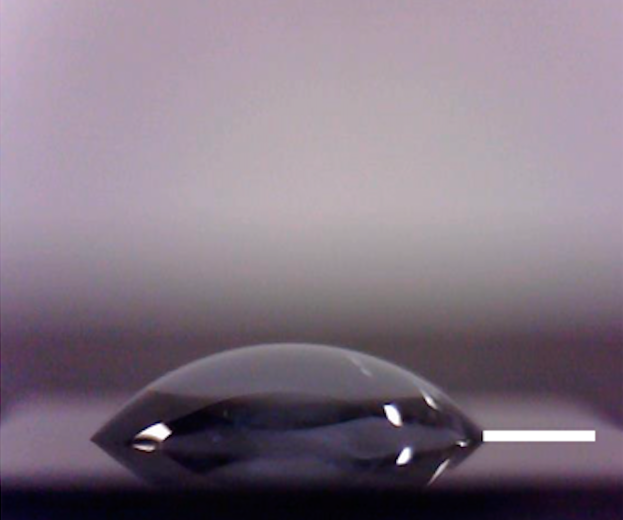
#> input picture img1.png, 1246 x 1040 px (shown at 1/2 size)
$ python -i pendent_test.py   (imports and definitions only)   (older library calls are emulated)
#> lines starting #> are read from the running program, lines starting #| are printed output that depends on the picture; after the words box and inside, x2 and y2 are one past the last pixel; in counts of white or black regions, pixels touching at a corner belong together
#> further down, picture is the input picture: shape (1040, 1246, 3); mean B, G, R 131.5, 118.1, 131.4
import sys
import cv2
import numpy as np
from PyQt5.QtWidgets import (
    QApplication, QWidget, QVBoxLayout, QPushButton,
    QLabel, QFileDialog, QHBoxLayout, QSizePolicy, QMessageBox
)
from PyQt5.QtGui import QPixmap, QImage
from PyQt5.QtCore import Qt


# ============================ Image Processing Utilities ============================

def detect_drop_contour(bgr):
    """Detect pendant drop contour, baseline (needle row), and ROI top."""
    gray = cv2.cvtColor(bgr, cv2.COLOR_BGR2GRAY)
    gray = cv2.bilateralFilter(gray, 7, 75, 75)

    sobel_y = cv2.Sobel(gray, cv2.CV_64F, 0, 1, ksize=3)
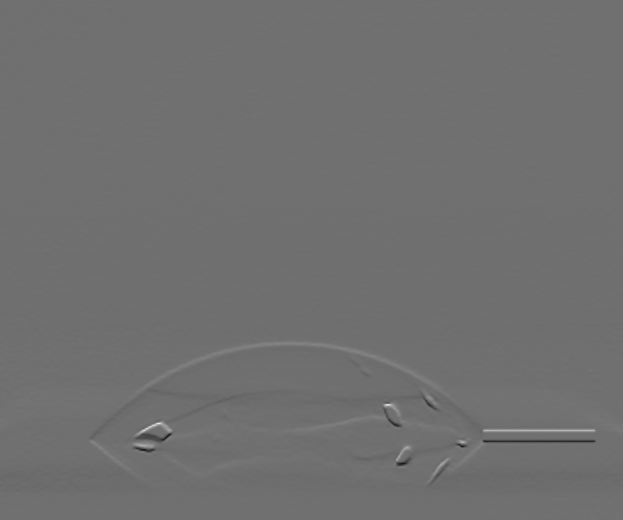
#> sobel_y: shape (1040, 1246) float64 (shown at 1/2 size); min -410, max 520, mean -1.2; drawn with min black and max white
    edge_strength = np.mean(np.abs(sobel_y), axis=1)
#> edge_strength = 1040 values, max 55.5 at index 882, min 0 at index 0, mean 4.05
    needle_row = int(np.argmax(edge_strength[:gray.shape[0] // 3]))
#> needle_row = 159

    roi_top = max(needle_row + 5, 0)
#> roi_top = 164
    roi = gray[roi_top:, :]
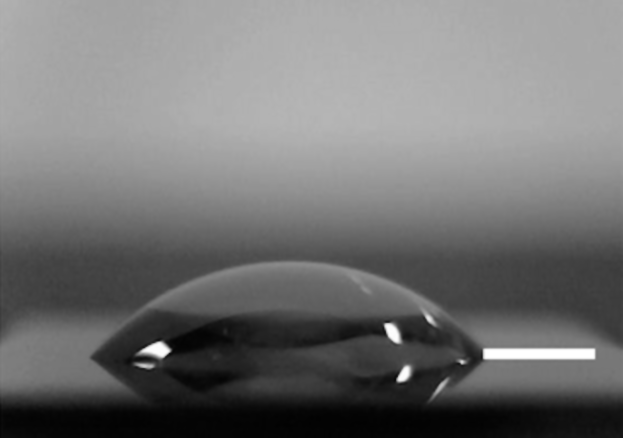
#> roi: shape (876, 1246) (shown at 1/2 size); min 1, max 255, mean 115.4

    otsu_val, _ = cv2.threshold(roi, 0, 255, cv2.THRESH_BINARY + cv2.THRESH_OTSU)
#> otsu_val = 106
    low = max(5, int(0.5 * otsu_val))
#> low = 53
    high = max(10, int(1.5 * otsu_val))
#> high = 159

    edges = cv2.Canny(roi, low, high)
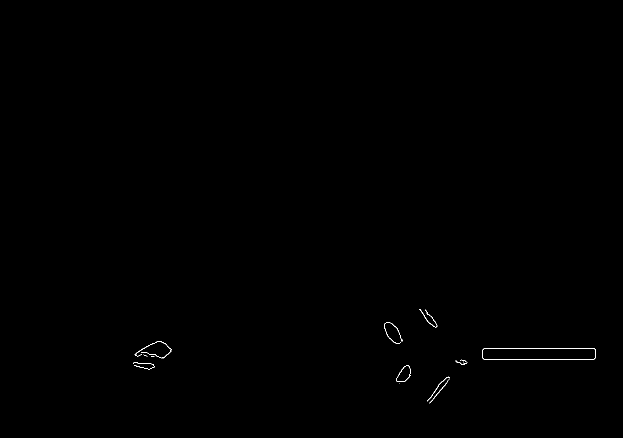
#> edges: shape (876, 1246) (shown at 1/2 size); 0.13% white in thin lines or dots, all inside (x1, y1, x2, y2) = (266, 618, 1191, 807)
    edges = cv2.dilate(edges, np.ones((3, 3), np.uint8), iterations=1)
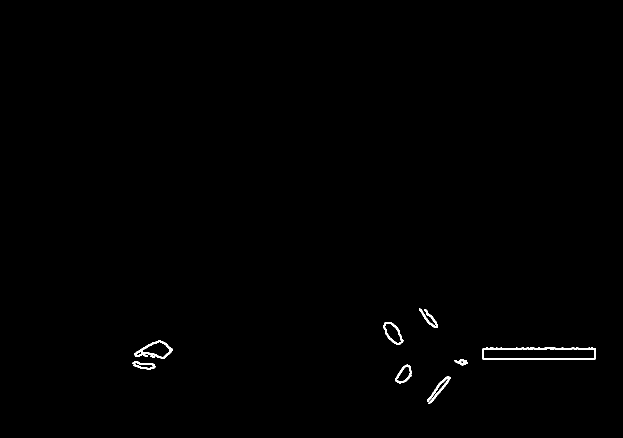
#> edges: shape (876, 1246) (shown at 1/2 size); 0.42% white; 9 white regions
    edges = cv2.GaussianBlur(edges, (3, 3), 0)

    contours, _ = cv2.findContours(edges, cv2.RETR_EXTERNAL, cv2.CHAIN_APPROX_SIMPLE)
#> contours = 8 contours; box (x1, y1, x2, y2) and area: (963, 694, 1193, 721) 5836, (267, 680, 346, 719) 1880, (766, 643, 808, 690) 1229, (853, 751, 902, 809) 894, (790, 728, 824, 769) 886, (837, 616, 877, 657) 676, (264, 722, 312, 741) 572, (908, 717, 937, 732) 262
    if not contours:
        return None, needle_row, roi_top

    h, w = roi.shape[:2]
#> h = 876; w = 1246
    baseline_y = int(0.95 * h)
#> baseline_y = 832

    best, best_score = None, -1
    for c in contours:
        area = cv2.contourArea(c)
        if area < 200:
            continue
        ys = c[:, 0, 1]
        xs = c[:, 0, 0]
        frac_above = np.mean(ys < baseline_y)
        per = cv2.arcLength(c, True)
        circ = 4 * np.pi * area / (per * per + 1e-6)
        score = area * circ * frac_above
        if score > best_score:
            best, best_score = c, score
#> this loop made 8 passes
#> (area, per, circ, score, best_score) on passes 1, 2, 5: (893.5, 163.7, 0.419, 374.3, 374.3), (885.5, 123.2, 0.734, 649.7, 649.7), (5835.5, 514.7, 0.277, 1615.5, 1615.5)
#> (area, per, circ, score) on passes 3, 4, 6, 7, 8: (572, 117.1, 0.524, 299.8), (261.5, 77.7, 0.544, 142.3), (1880.5, 205.2, 0.561, 1055), (1229, 145.9, 0.726, 891.9), (676.5, 150.3, 0.376, 254.7)
#> after the loop, best = contour of 59 points, box (x1, y1, x2, y2) (963, 694, 1193, 721), area 5836; best_score = 1615.5

    if best is not None:
        best[:, 0, 1] += roi_top
    return best, needle_row, roi_top


# [39 lines left out: functions measure_drop_diameters, calculate_surface_tension, not called in this run]


# ============================ PyQt5 GUI ============================

class PendantDropAnalyzer(QWidget):
    # [129 lines left out: functions __init__, load_image, run_analysis, display_image, resizeEvent, not called in this run]


# ================================== Main ==================================

# [10 lines not run here, left out]

>>> import cv2
>>> picture = cv2.imread('../img1.png')
>>> result = detect_drop_contour(picture)
#> result = 3 items, first 3: contour of 59 points, box (x1, y1, x2, y2) (963, 858, 1193, 885), area 5836, 159, 164

$ run again, on img2.png
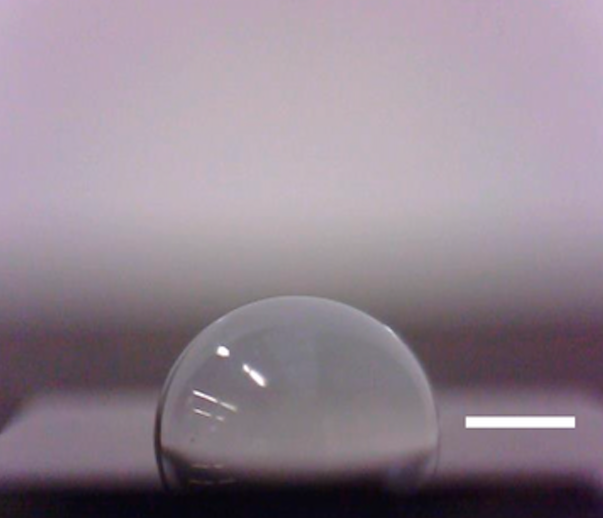
#> input picture img2.png, 1206 x 1036 px (shown at 1/2 size)
#> picture is the input picture: shape (1036, 1206, 3); mean B, G, R 143.8, 132.1, 145.6
#> edge_strength = 1036 values, max 39.93 at index 855, min 0 at index 0, mean 3.36
#> needle_row = 323
#> roi_top = 328
#> in detect_drop_contour, `roi = gray[roi_top:, :]`:
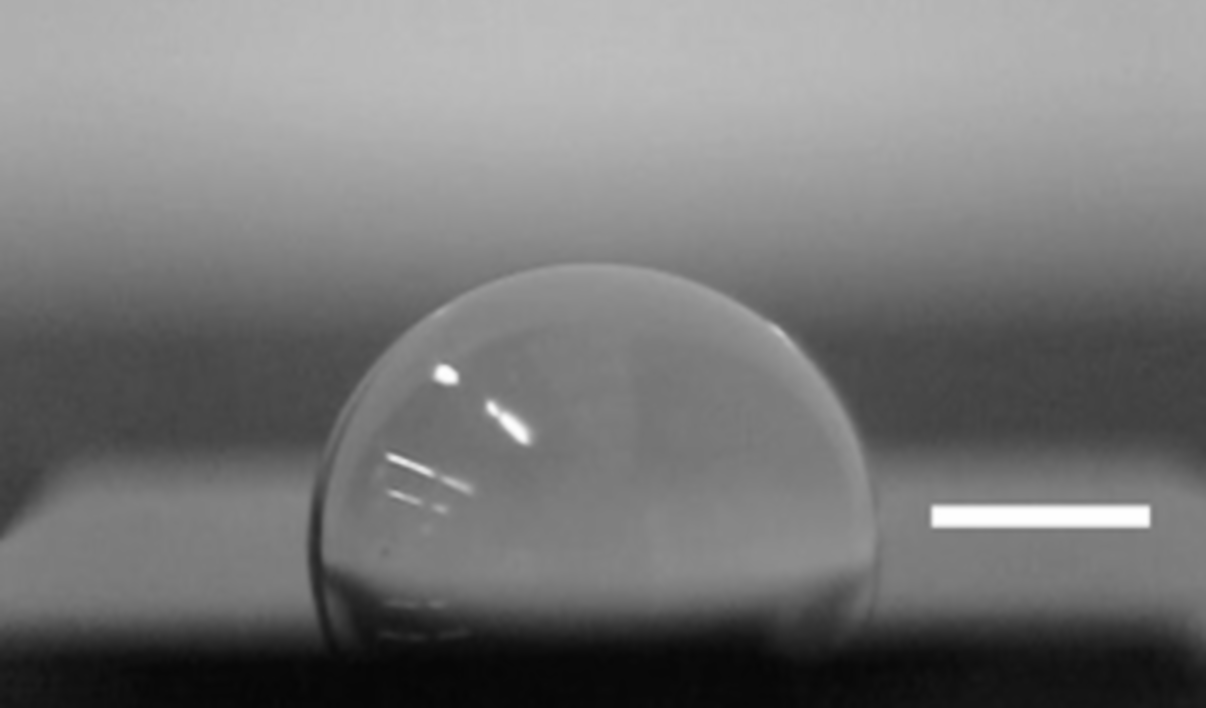
#> roi: shape (708, 1206); min 6, max 254, mean 118.6
#> otsu_val = 100
#> low = 50
#> high = 150
#> in detect_drop_contour, `edges = cv2.dilate(edges, np.ones((3, 3), np.uint8), iterations=1)`:
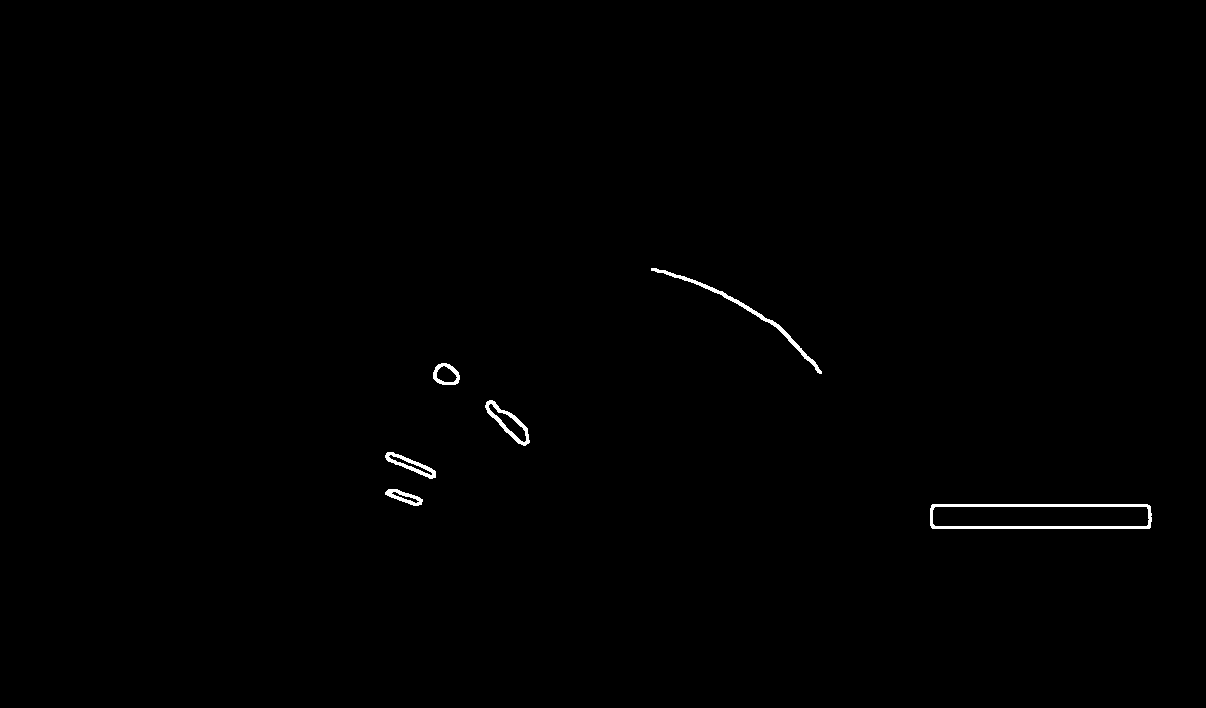
#> edges: shape (708, 1206); 0.43% white; 6 white regions
#> contours = 6 contours; box (x1, y1, x2, y2) and area: (929, 503, 1153, 530) 5772, (650, 267, 823, 375) 1162, (484, 399, 531, 447) 972, (384, 451, 437, 480) 636, (432, 362, 461, 386) 532, (384, 488, 424, 507) 412
#> the loop in detect_drop_contour, `for c in contours:` made 6 passes
#> (area, per, circ, score, best_score) on pass 1: (5772.5, 492.7, 0.299, 1724.7, 1724.7)
#> after the loop in detect_drop_contour, `for c in contours:`: best = contour of 18 points, box (x1, y1, x2, y2) (929, 503, 1153, 530), area 5772; best_score = 1724.7
#> result = 3 items, first 3: contour of 18 points, box (x1, y1, x2, y2) (929, 831, 1153, 858), area 5772, 323, 328

$ run again, on img4.png
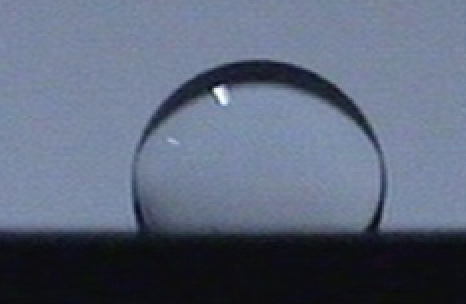
#> input picture img4.png, 466 x 304 px
#> picture is the input picture: shape (304, 466, 3); mean B, G, R 121.8, 102, 91.9
#> edge_strength = 304 values, max 65.24 at index 232, min 0 at index 0, mean 8.21
#> needle_row = 88
#> roi_top = 93
#> in detect_drop_contour, `roi = gray[roi_top:, :]`:
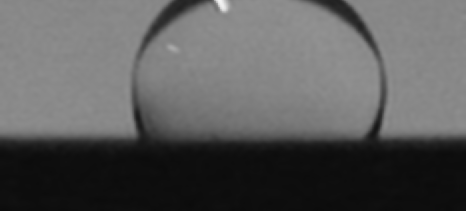
#> roi: shape (211, 466); min 11, max 244, mean 90.2
#> otsu_val = 75
#> low = 37
#> high = 112
#> in detect_drop_contour, `edges = cv2.GaussianBlur(edges, (3, 3), 0)`:
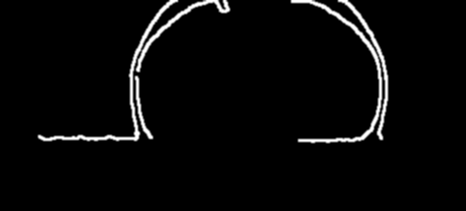
#> edges: shape (211, 466); min 0, max 255, mean 8.3
#> contours = 2 contours; box (x1, y1, x2, y2) and area: (37, 0, 231, 142) 2492, (290, 0, 389, 144) 2214
#> the loop in detect_drop_contour, `for c in contours:` made 2 passes
#> (area, frac_above, per, circ, score, best_score) on pass 1: (2213.5, 1, 720.1, 0.0536, 118.8, 118.8)
#> after the loop in detect_drop_contour, `for c in contours:`: best = contour of 247 points, box (x1, y1, x2, y2) (290, 0, 389, 144), area 2214; best_score = 118.8
#> result = 3 items, first 3: contour of 247 points, box (x1, y1, x2, y2) (290, 93, 389, 237), area 2214, 88, 93
